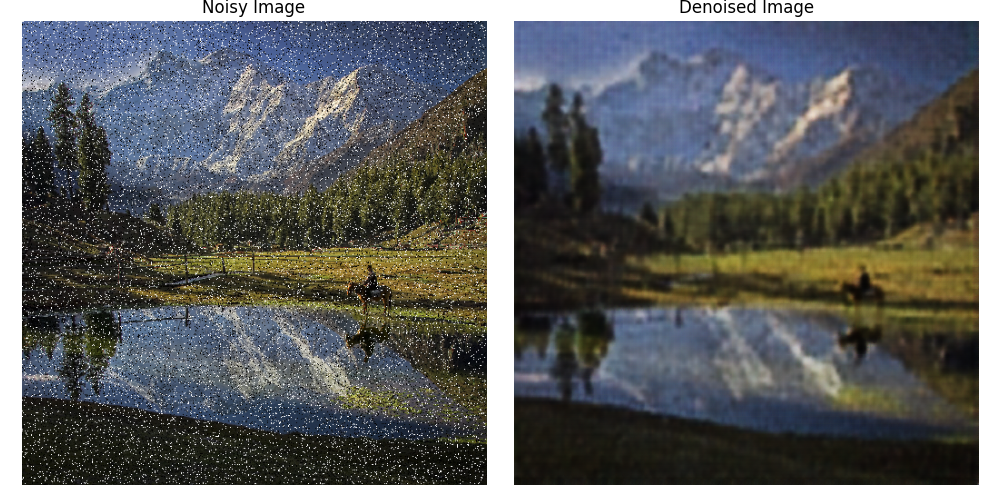
#> input picture BackEnd/Figure_1.png, 1000 x 500 px, given as the content of the folder Dataset2, which was not available
$ python add_noice_resize.py
#> lines starting #> are read from the running program, lines starting #| are printed output that depends on the picture; pictures that were not available may be replaced by others from this repository, and a replacement may not be noted
import os
import cv2
import numpy as np
import glob
from tqdm import tqdm

# ✅ Create output directories
clean_dir = "resized_clean_02"
noisy_dir = "speckle_noisy_02"
os.makedirs(clean_dir, exist_ok=True)
os.makedirs(noisy_dir, exist_ok=True)

# ✅ Speckle noise function
def add_speckle_noise(image):
    noise = np.random.randn(*image.shape) * 0.2  # Adjust noise strength as needed
    noisy_image = image + image * noise
    return np.clip(noisy_image, 0, 255).astype(np.uint8)

# ✅ Process and rename images
def process_dataset(source_dir="Dataset2"):
#> called with source_dir = 'Dataset2'
    files = sorted(glob.glob(os.path.join(source_dir, "*.png")) +
                   glob.glob(os.path.join(source_dir, "*.jpg")) +
                   glob.glob(os.path.join(source_dir, "*.bmp")))
    print(f"Found {len(files)} images in '{source_dir}'")

    for i, img_path in enumerate(tqdm(files)):
        img = cv2.imread(img_path)
#> img is the input picture: shape (500, 1000, 3); mean B, G, R 99.7, 99.1, 97.1
        img = cv2.cvtColor(img, cv2.COLOR_BGR2RGB)
        img = cv2.resize(img, (512, 512))
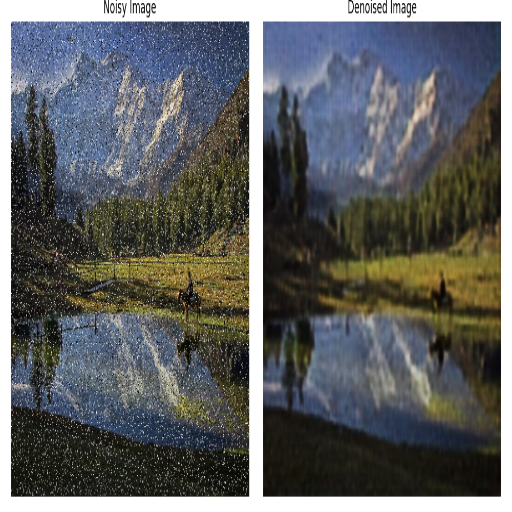
#> img: shape (512, 512, 3); mean R, G, B 97, 99, 99.6

        filename = f"{i:04d}_image.png"

        # ✅ Save clean resized image
        clean_path = os.path.join(clean_dir, filename)
        cv2.imwrite(clean_path, cv2.cvtColor(img, cv2.COLOR_RGB2BGR))

        # ✅ Add and save speckle noisy image
        noisy_img = add_speckle_noise(img)
#> in add_speckle_noise, `noisy_image = image + image * noise`:
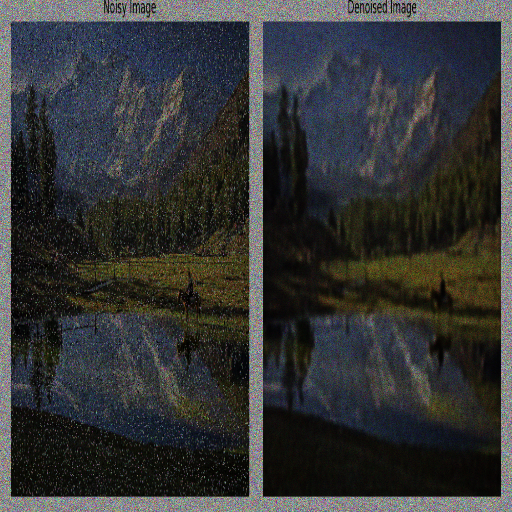
#> noisy_image: shape (512, 512, 3) float64; mean R, G, B 97, 99.1, 99.6; drawn with min black and max white
#> in add_speckle_noise, `return np.clip(noisy_image, 0, 255).astype(np.uint8)`:
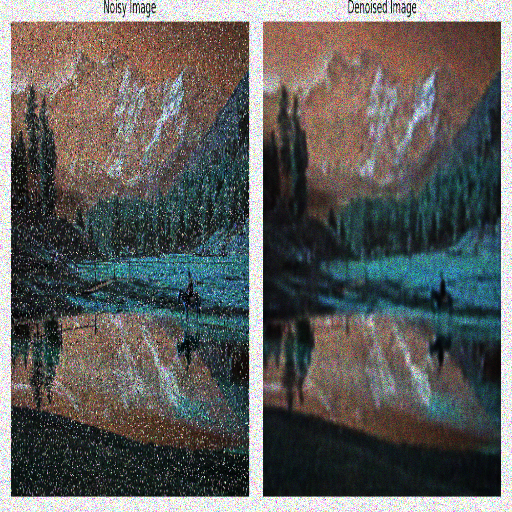
#> returned value: shape (512, 512, 3); mean of channels 0, 1, 2 93.9, 95.9, 96.5; drawn as B, G, R
        noisy_path = os.path.join(noisy_dir, filename)
        cv2.imwrite(noisy_path, cv2.cvtColor(noisy_img, cv2.COLOR_RGB2BGR))
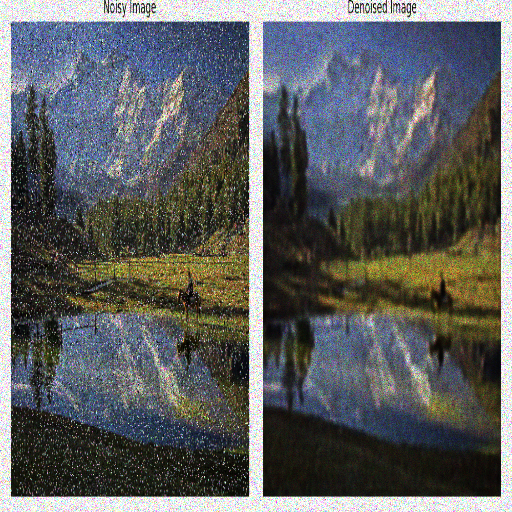
#> saved as 0000_image.png: shape (512, 512, 3); mean B, G, R 96.5, 95.9, 93.9

    print(f"✅ Saved {len(files)} clean images to '{clean_dir}'")
    print(f"✅ Saved {len(files)} noisy images to '{noisy_dir}'")

# ✅ Run the script
if __name__ == "__main__":
    process_dataset()
